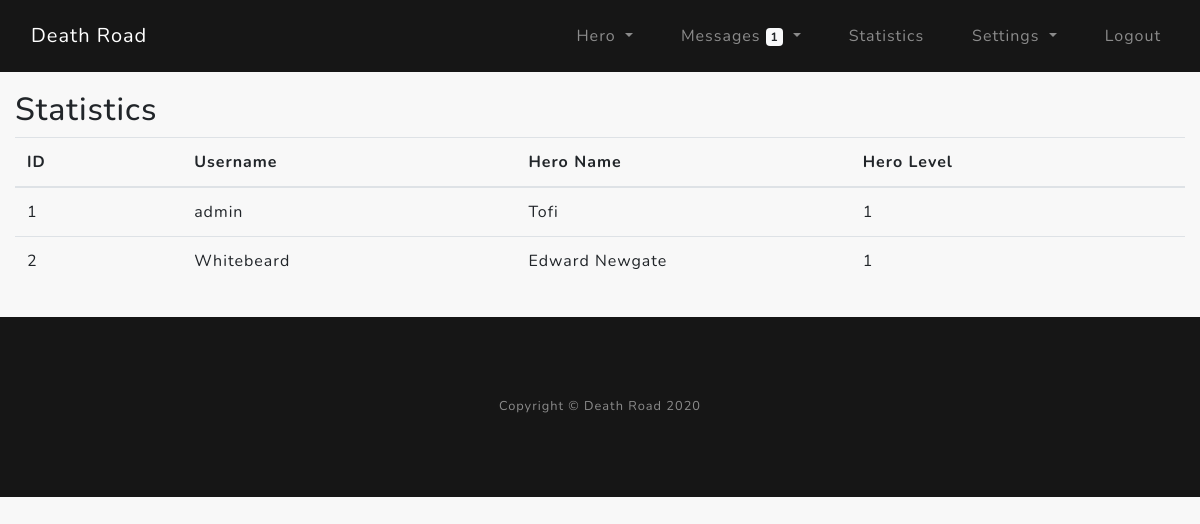
The page /statistics (signed in) on the database its author committed.
### core/models.py (models this page shows)
class User(db.Model, UserMixin):
    __tablename__ = "user"
    id = Column(Integer, primary_key=True)  # User ID
    username = Column(String(32), unique=True, nullable=False)  # Username used in registration
    email = Column(String(120), unique=True, nullable=False)  # Email for registration
    password = Column(String(60), nullable=False)  # hashed password
    hidemail = Column(Boolean, nullable=True)  # 0/1 Hide/Show email in public profile
    msg_per_page = Column(Integer, nullable=False)  # get how many messages to show on inbox/outbox page

class Hero(db.Model):
    __tablename__ = "hero"
    acc_id = Column(Integer, primary_key=True)  # hero id connected to account id
    name = Column(String(16), unique=True)  # name of the hero
    gender = Column(Boolean)  # 0 - male / 1 - female
    date_created = Column(DateTime)  # date created the hero
    level = Column(Integer)  # current level of the hero
    current_exp = Column(Integer)  # current experience of hero
    next_lvl_exp = Column(Integer)  # exp needed for next level
    hp = Column(Integer)  # current hero health HP
    hp_max = Column(Integer)  # current hero health HP
    hp_regen_rate = Column(Integer)  # hp regeneration per second
    hp_check_regen = Column(DateTime)  # used to calculate the regenerated hp over time
    alive = Column(Integer)  # Check if hero is Death (0), Reviving (1), Alive (2)
    death_check = Column(DateTime)  # Time when the hero was revived
    revive_time = Column(Integer)  # seconds needed to revive the hero after the revive button is pressed
    action = Column(Integer)  # Hero current situation: Waiting (0), Returning from battle (1)
    return_from_action = Column(DateTime)  # Tine when the action (example battle) took place
    return_seconds = Column(Integer)  # Seconds until the hero will be home
    attack_point = Column(Integer)  # attack points needed to calculate damage

### core/statistics/routes.py (the view)
@stats.route("/statistics")
@login_required
def statistics():
    stats = db.session.query(User, Hero).outerjoin(Hero, User.id == Hero.acc_id).order_by(Hero.level.desc())
    get_unread_msgs = unread_msgs(current_user.username)
    return render_template("statistics.html", stats=stats, get_unread_msgs=get_unread_msgs)

### core/models.py (called while the page is built)
@login_manager.user_loader
def load_user(user_id):
    return User.query.get(int(user_id))

### core/utils/unread_msgs.py (called while the page is built)
def unread_msgs(current_acc_uname):
    gum = Messages.query.filter_by(recipient=current_acc_uname, del_in=False, seen=False).count()
    return gum

### core/templates/statistics.html
{% extends "layout.html" %}
{% block content %}
<section class="statistics-section">
    <div class="container py-3">
        <div class="row">
            <div class="col-lg">
                <h2>Statistics</h2>
                <table class="table table-hover">
                    <thead style="font-weight: bold">
                        <tr>
                            <th class="col-md-1">ID</th>
                            <th class="col-sm-2">Username</th>
                            <th class="col-sm-2">Hero Name</th>
                            <th class="col-sm-2">Hero Level</th>
                        </tr>
                    </thead>
                    <tbody>
                    {% for stat in stats %}
                        <tr>
                            <td>{{ stat[0].id }}</td>
                            <td>{{ stat[0].username }}</td>
                        {% if stat[1] == None %}
                            <td>-</td>
                            <td>-</td>
                        {% else %}
                            <td>{{ stat[1].name }}</td>
                            <td>{{ stat[1].level }}</td>
                        {% endif %}
                        </tr>
                    {% endfor %}
                    </tbody>
                </table>
            </div>
        </div>
    </div>
</section>
{% endblock %}

### core/static/custom-style.css (style rules this page uses)
html, body { scroll-behavior: smooth; }
body { font-family: 'Nunito'; letter-spacing: 0.0625em; background-color: #f8f8f8; }
@media (min-width: 1000px) { .container { max-width: 1600px; } }
.statistics-section { margin: 75px 0 0 0; }

### rows shown on the page
User: id "1", username "admin", name "Tofi", level "1"
User: id "2", username "Whitebeard", name "Edward Newgate", level "1"

### other values the page prints
{{ get_unread_msgs }} "1"
